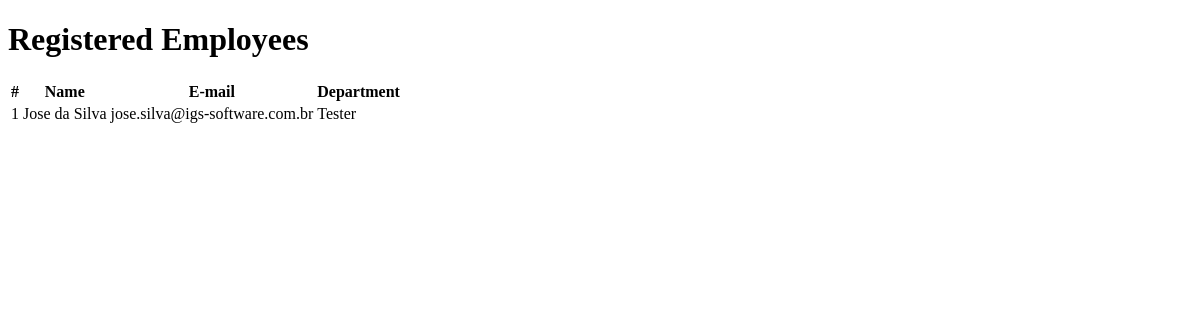
The app's page /, older data.
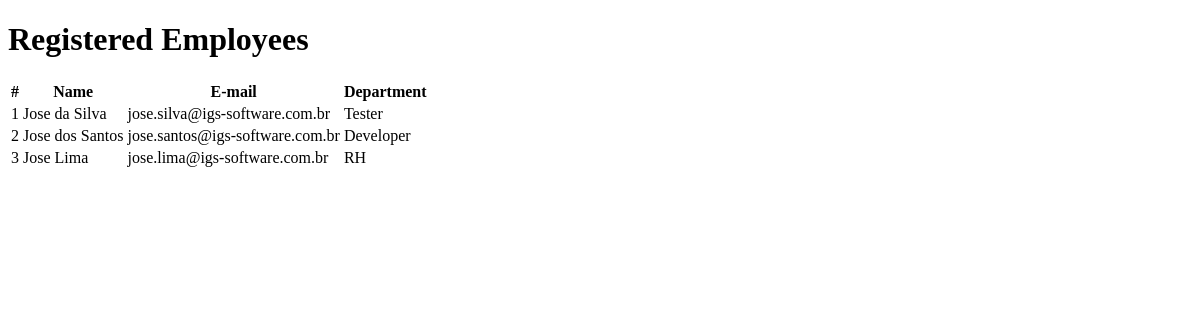
The same page, newer data.
### core/models.py (models this page shows, shortened)
class Employees(models.Model):
    name = models.CharField('Name', max_length=255)
    email = models.CharField('E-mail', max_length=255, validators=[validate_email])
    department = models.OneToOneField('Departments', on_delete=models.CASCADE)

class Departments(models.Model):
    name = models.CharField('Name', max_length=255)
    def __str__(self):
        return self.name

### core/views.py (the view)
# urls.py: path('', employees, name='employees'),
def employees(request):
    context = {
        'employees': Employees.objects.all()
    }
    return render(request, 'employees.html', context )

### core/templates/employees.html (shortened to what this page needs)
<!DOCTYPE html>
<html lang="en">
    <head>
    </head>
    <body>
        <div class="container">
            <h1>Registered Employees</h1>
            <table>
                <thead>
                    <tr>
                        <th scope="col">#</th>
                        <th scope="col">Name</th>
                        <th scope="col">E-mail</th>
                        <th scope="col">Department</th>
                    </tr>
                </thead>
                <tbody>
                    {% for employee in employees %}
                        <tr>
                            <td scope="row">{{ employee.id }}</td>
                            <td scope="row">{{ employee.name }}</td>
                            <td scope="row">{{ employee.email }}</td>
                            <td scope="row">{{ employee.department }}</td>
                        </tr>
                    {% endfor %}
                </tbody>
            </table>
        </div>
    </body>
</html>

Row changes from the older to the newer data that the page shows:
added Employees: id "2", name "Jose dos Santos", email "jose.santos@igs-software.com.br", department "Developer"
added Employees: id "3", name "Jose Lima", email "jose.lima@igs-software.com.br", department "RH"
